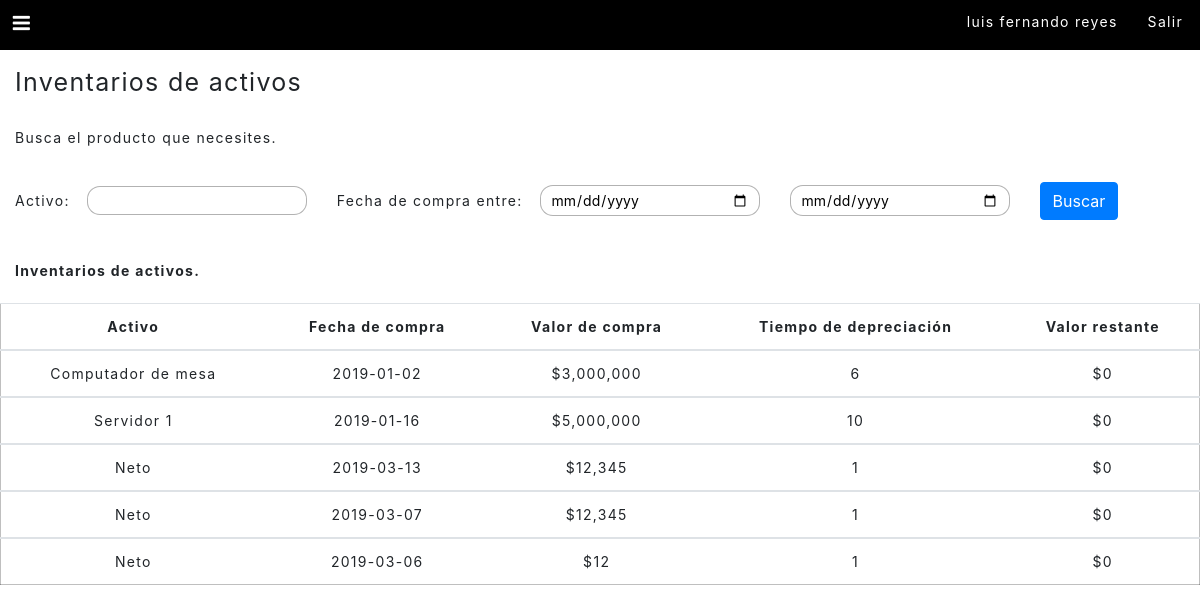
The page /php/principal.php?id_prin=4 (signed in) on the database its author committed.
### tables this page shows
CREATE TABLE `usuarios` (
  `id` int(255) NOT NULL,
  `usuario` varchar(255) NOT NULL,
  `pass` varchar(255) NOT NULL,
  `nombre` varchar(255) NOT NULL,
  `rol` int(255) NOT NULL
);

CREATE TABLE `inv_activos` (
  `id` int(255) NOT NULL,
  `activo` varchar(255) NOT NULL,
  `fecha_compra` date NOT NULL,
  `valor` varchar(255) NOT NULL,
  `depreciacion` varchar(255) NOT NULL
);

### php/consultas.php (called while the page is built, shortened)
<?php
	$us = $_SESSION['u_usuario'];
	$sql_usuario = "SELECT * FROM bd_integral.usuarios WHERE usuario = '$us'";
	$ejec_sql_usuario = $conexion->query($sql_usuario);
	foreach ($ejec_sql_usuario as $user) {
		$nombre_usuario = $user['nombre'];
	}
	$activo = $_POST['activo'];
    $fecha1 = $_POST['fecha1'];
    $fecha2 = $_POST['fecha2'];
	if($fecha1 =='' && $fecha2 == ''){
		$sql_filtro_activos = "SELECT * FROM bd_integral.inv_activos WHERE activo LIKE '%$activo%'";
		$ejec_sql_filtro_activos = $conexion->query($sql_filtro_activos);
    }
?>

### php/inventario/inventario_activos.php (the view)
<div style="margin-top:25px;" class="col-md-12 descint">
	<span>Busca el producto que necesites.</span>
</div>
<div class="col-md-12">
	<div style="margin-top:27px;">
		<form class="form-inline" action="principal.php?id_prin=4" method="POST">
			<div class="form-group">
				<label class="filtroproduct" for="estado_produc">Activo: </label>
				<input class="inpbuscar" type="text" name="activo">
			</div>
			<div class="form-group">
		        <label class="filtroproduct" for="estado_produc">Fecha de compra entre: </label>
		        <input class="inpbuscar" type="date" name="fecha1"><input class="inpbuscar" type="date" name="fecha2">
		     </div>
			<button type="submit" class="btn btn-primary">Buscar</button>
		</form>
	</div>
</div>
<div style="margin-top:40px;" class="col-md-12 descint">
  <span><b>Inventarios de activos.</b></span>
</div>
<div style="margin-top:15px;" class="table-responsive">
  <table class="table">
	  <thead>
	    <tr>
	      <th>Activo</th>
	      <th>Fecha de compra</th>
	      <th>Valor de compra</th>
	      <th>Tiempo de depreciaci&oacute;n</th>
	      <th>Valor restante</th>
	    </tr>
	  </thead>
		<?php
     foreach ($ejec_sql_filtro_activos as $filtro) {
			$activo = $filtro['activo'];
			$fechacompra = $filtro['fecha_compra'];
			$valor = $filtro['valor'];
			$depreciacion = $filtro['depreciacion'];
			$valor_restante = 0;
  ?>
      <tbody>
              <tr>
              <td><?php echo $activo ?></td>
              <td><?php echo $fechacompra ?></td>
              <td>$<?php echo number_format($valor) ?></td>
              <td><?php echo $depreciacion ?></td>
              <td>$<?php echo number_format($valor_restante) ?></td>
              </tr>
          </tbody>
  <?php
  }
?>
  </table>
</div>

### php/principal.php (shortened to what this page needs)
<?php
    if (isset($_SESSION['u_usuario'])) {
?>
<!DOCTYPE html>
<html lang="es">
<head>
	<link rel="stylesheet" href="https://stackpath.bootstrapcdn.com/bootstrap/4.1.1/css/bootstrap.min.css">
	<link rel="stylesheet" href="../estilos/estilos.css" />
	<link rel="stylesheet" href="../estilos/fontello.css" />
</head>
<body>
	<?php
		$id_prin=$_GET['id_prin'];
		include("conexion.php");
		include("consultas.php");
	?>
	<header>
		<label for="btn-menu" class="icon-menu"></label>
		<div class="conttop1"><a href="../sesion/logout.php">Salir</a></div>
		<div class="conttop2"><span><?php echo $nombre_usuario ?></span></div>
	</header>
	<div class="container">
		<div class="row">
			<?php
			if($id_prin=='1') {
		?>
			<div class="col-md-12 titint">Inventario comercial</div>
			<?php include("inventario/invetario_comercial.php"); ?>
		<?php
			 }else if ($id_prin=='3') {
		?>
			<div class="col-md-12 titint">Otros inventarios</div>
			<?php include("inventario/otros_inventarios.php"); ?>
		<?php
			 }else if ($id_prin=='4') {
		?>
			<div class="col-md-12 titint">Inventarios de activos</div>
			<?php include("inventario/inventario_activos.php"); ?>
		<?php
			 }else if ($id_prin=='5') {
		?>
			<div class="col-md-12  titint">Agregar producto a inventario</div>
			<?php include("inventario/agregar_producto.php") ?>
		<?php
			 }else if ($id_prin=='6') {
		?>
			<div class="col-md-12  titint">Modificar producto de inventario</div>
			<?php include("inventario/modificar_invt.php") ?>
		<?php
			 }else if ($id_prin=='7') {
		?>
			<div class="col-md-12  titint">Eliminar producto de inventario</div>
			<?php include("inventario/eliminar_invt.php") ?>
		<?php
			 }else if ($id_prin=='8') {
		?>
				<div class="col-md-12  titint">Agregar producto de referencia</div>
				<?php include("inventario/agregar_producto_referencia.php") ?>
		<?php
			 }else if ($id_prin=='8') {
		?>
				<div class="col-md-12  titint">Agregar producto de referencia</div>
				<?php include("inventario/agregar_producto_referencia.php") ?>
		<?php
			 }else if ($id_prin=='9') {
				?>
				<div class="col-md-12  titint">Agregar categoría</div>
				<?php include("inventario/agregar_categoria.php") ?>
		<?php
			}else if ($id_prin=='10') {
				?>
				<div class="col-md-12  titint">Servicios</div>
				<?php include("servicios/servicios.php") ?>
		<?php
			}else if ($id_prin=='11') {
				?>
				<div class="col-md-12  titint">Agregar servicio</div>
				<?php include("servicios/agregar_servicio.php") ?>
		<?php
			}else if ($id_prin=='12') {
				?>
				<div class="col-md-12  titint">Inventario de insumos</div>
				<?php include("insumos/inventario_insumo.php") ?>
		<?php
			}else if ($id_prin=='13') {
				?>
				<div class="col-md-12  titint">Agregar insumo</div>
				<?php include("insumos/agregar_insumo.php") ?>
		<?php
			}else if ($id_prin=='14') {
				?>
				<div class="col-md-12  titint">Agregar insumo al servicio</div>
				<?php include("servicios/agregar_insumos_servicio.php") ?>
		<?php
			}
		?>
		</div>
	</div>
</body>
</html>
<?php  }else{
	header("Location:../index.php");
} ?>

### estilos/estilos.css (style rules this page uses)
html { height: 100%; }
body { margin: 0; padding: 0; font-size: 14px; letter-spacing: 1.3px; }
* { padding: 0; margin: 0; }
a { text-decoration: none; }
table { border: 1px solid #00000040; text-align: center; }
@media (min-width: 1200px) { .container { max-width: 1330px !important; } }
.conttop1 { display: inline-block; float: right; margin: 11px 17px 0px 30px; }
.conttop1 a { color: white; }
.conttop2 { color: white; display: inline-block; float: right; margin-top: 11px; }
header { height: 50px; background: black; }
header label { font-size: 20px; cursor: pointer; color: white; margin-top: 8px; margin-left: 8px; }
.titint { margin-top: 14px; font-size: 25px; }
.descint { margin-top: 10px; margin-bottom: 7px; }
.filtroproduct { margin-right: 17px; }
.inpbuscar { margin-right: 30px; width: 220px; border: 1px solid #0000004d; border-radius: 13px; padding: 3px 10px; }
.table thead th { vertical-align: middle !important; }

### rows shown on the page
usuarios: nombre "luis fernando reyes"
inv_activos: activo "Computador de mesa", fecha_compra "2019-01-02", valor "3,000,000", depreciacion "6", valor_restante "0"
inv_activos: activo "Servidor 1", fecha_compra "2019-01-16", valor "5,000,000", depreciacion "10", valor_restante "0"
inv_activos: activo "Neto", fecha_compra "2019-03-13", valor "12,345", depreciacion "1", valor_restante "0"
inv_activos: activo "Neto", fecha_compra "2019-03-07", valor "12,345", depreciacion "1", valor_restante "0"
inv_activos: activo "Neto", fecha_compra "2019-03-06", valor "12", depreciacion "1", valor_restante "0"
